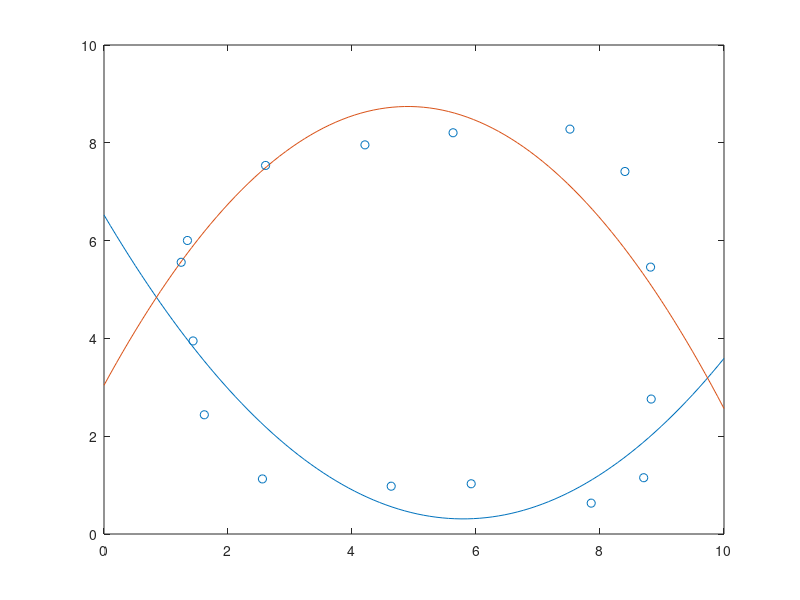

Source code (MATLAB):
clc;clear;
%% 
load init.mat
[max1,maxIndex]=max(x);
[min1,minIndex]=min(x);
%%
if(minIndex<maxIndex)
    x1=x(minIndex:maxIndex);
    y1=y(minIndex:maxIndex);
    x2=[x(maxIndex:-1), x(1:minIndex)];
    y2=[y(maxIndex:-1), y(1:minIndex)];
else
    x1=x(maxIndex:minIndex);
    y1=y(maxIndex:minIndex);
    x2=[x(minIndex:-1), x(1:maxIndex)];
    y2=[y(minIndex:-1), y(1:maxIndex)];
end
%%
p1=polyfit(x1,y1,2);
p2=polyfit(x2,y2,2);
%%
xx=linspace(0,10);
yy1 = polyval(p1,xx);
yy2 = polyval(p2,xx);
plot(xx,yy1); % 预测的折线图
hold on;
plot(xx,yy2);
scatter(x,y); % 真实数据的散点图
%%
save test2.mat p1 p2